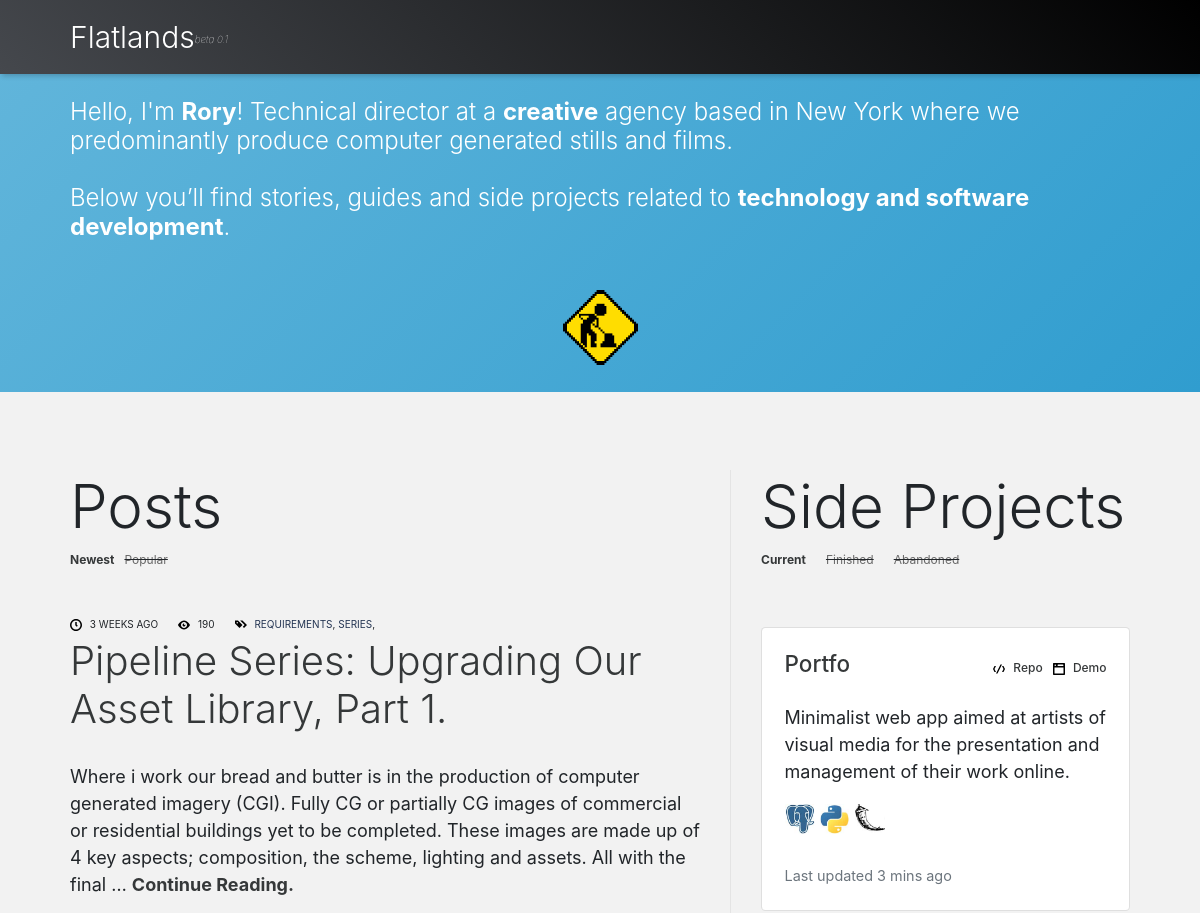
Before: / (upper part) with the older database file.
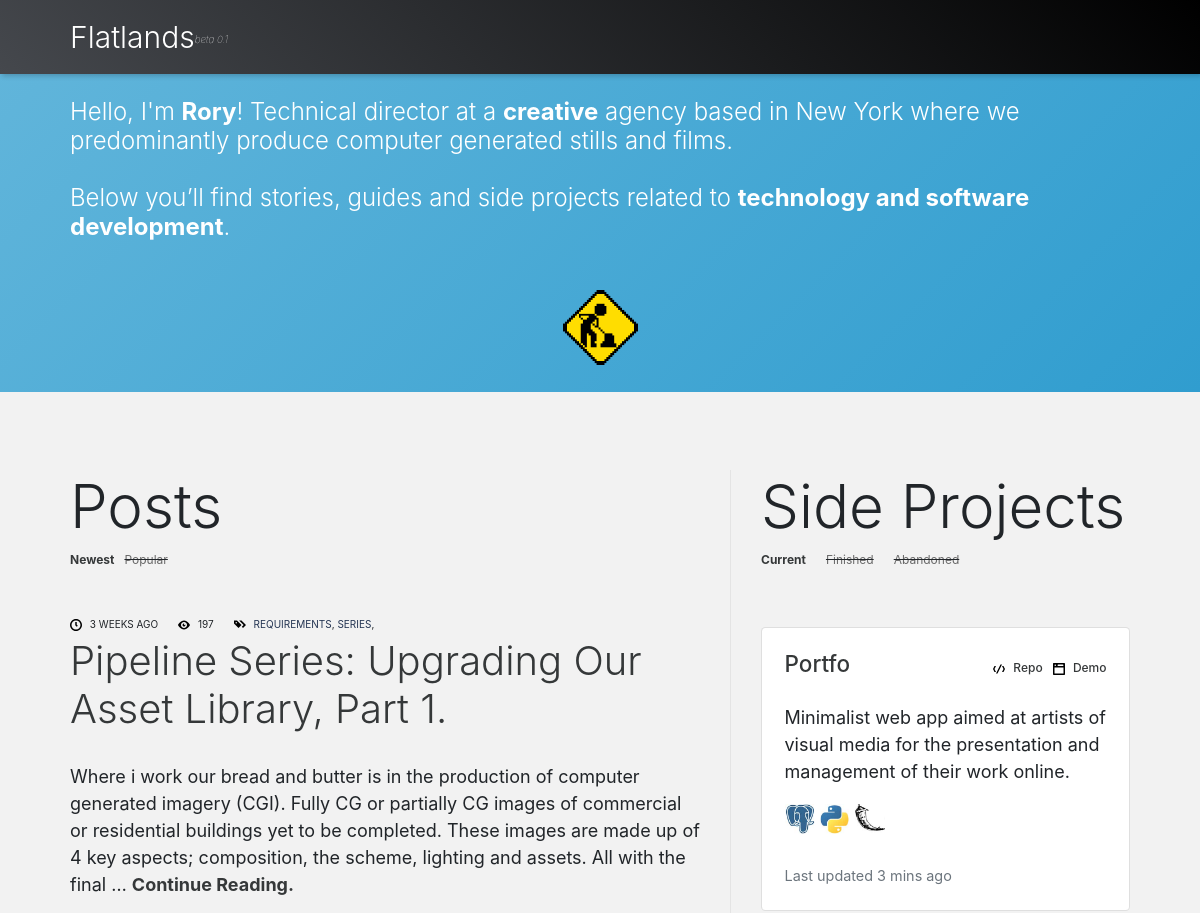
After: the same page with the newer database file.
### blog/models.py (models this page shows, shortened)
class Post(models.Model):
    next_post = models.IntegerField(null=True, blank=True)
    previous_post = models.IntegerField(null=True, blank=True)
    name = models.CharField(max_length=200)
    content = models.CharField(max_length=5000)
    pub_date = models.DateTimeField('date published')
    strap = models.CharField(max_length=300)
    tags = models.ManyToManyField(Tag, blank=True)
    project = models.ForeignKey(Project, on_delete=models.CASCADE, related_name='posts', null=True, blank=True)
    cover_img = models.CharField(max_length=200, null=True, blank=True)
    published = models.BooleanField(default=False)
    techspec = models.BooleanField(default=False)
    viewed = models.IntegerField(default=0)

### blog/views.py (the view)
# urls.py: path('', views.index, name='index'),
def index(request):
    articles = Post.objects.filter(
        published=True, project=None
        ).order_by('-pub_date')
    projects = Project.objects.filter(
        published=True
        ).order_by('-pub_date')
    context = standard_context
    context['articles'] = articles
    context['projects'] = projects
    return render(request, 'blog/index.html', context)

### blog/models.py (called while the page is built)
    def __str__(self):
        return self.name

    def __str__(self):
        return self.name

### blog/templates/blog/index.html (shortened to what this page needs)
{% extends "blog/base.html" %} {% load static %} {% block content %}
<div style="background: linear-gradient(135deg, rgba(99,182,219,1) 0%,rgba(48,157,207,1) 100%);">
        <div class="container content-intro">
                <p style="height:80px"></p>
                <p class="display-4" style="font-size: 24px;">
                    Hello, I'm <span style="font-weight: bold;"><a href="mailto:hello@flatlands.io">Rory</a></span>! Technical director at a <span style="font-weight: bold;">creative</span> agency based in New York where we predominantly produce computer generated
                    stills and films.
                    <br><br>
                    Below you’ll find stories, guides and side projects related to <span style="font-weight: bold;">technology and software development</span>.
                </p>
        </div>
        <div style="display: flex; justify-content: space-around;padding-top:30px;">
            <img style="height:75px; width:75px;" src="{% static 'blog/img/construction.gif' %}">
        </div>
      <br>
</div>
<p style="height:60px;"></p>
<div class="container content">
    <div class="project-comp">
        <div>
        {% include "blog/project_comp.html" %}
        </div>
        </div>
<div style="display:inline;">
    {% if articles %}
    <div>
    <h1 class="display-4" style="font-size:60px;">Posts</h1>
    <div style="display:flex;">
            <div style="padding-right:10px;font-size: 12px; font-weight: bold;"><a href="">Newest</a></div>
            <s><div style="padding-right:10px;font-size: 12px;"><a href="" style="color:dimgrey;">Popular</a></div></s>
        </div>
    </div>
    <p style="height:30px;"></p>
    {% for article in articles %}
    {% if article.project == None %}
    <div class="indexlistpost">
        <div class="blogpostheader">
            <div class="bloglistpostdate">
                <img class="iconic-svg" src="{% static 'blog/svg/clock.svg' %}" alt="clock icon"> {{article.pub_date|timesince|upper}} AGO
            </div>
            <div class="bloglistpostdate">
                    <img class="iconic-svg" src="{% static 'blog/svg/eye.svg' %}" alt="clock icon"> {{article.viewed}}
                </div>
            <div class="bloglistpostdate">
                <img class="iconic-svg" src="{% static 'blog/svg/tags.svg' %}" alt="tags icon"> {% for tag in article.tags.all %}
                <a href="/search/{{tag|lower}}" style="color: #233452;">{{tag|upper}}</a>,
                {% endfor %}
            </div>
        </div>
        <div class="bloglistpostname display-4">
            <div><a href="/articles/{{ article.id }}/">{{ article.name|title }}.</a></div>
        </div>
        <div>
            {{article.strap|capfirst|truncatewords:50}} <a href='/articles/{{article.id}}' style="font-weight: bolder;">Continue Reading.</a>
        </div>
    </div>
    <p style="height:60px;"></p>
    {% endif %}
    {% endfor %}
    {% else %}
    <p>No Articles :(</p>
    {% endif %}
</div>
</div>
{% endblock %}

Changed rows visible on the page:
changed Post "Pipeline Series: Upgrading Our Asset Library, Part 1": viewed "190" → "197"
